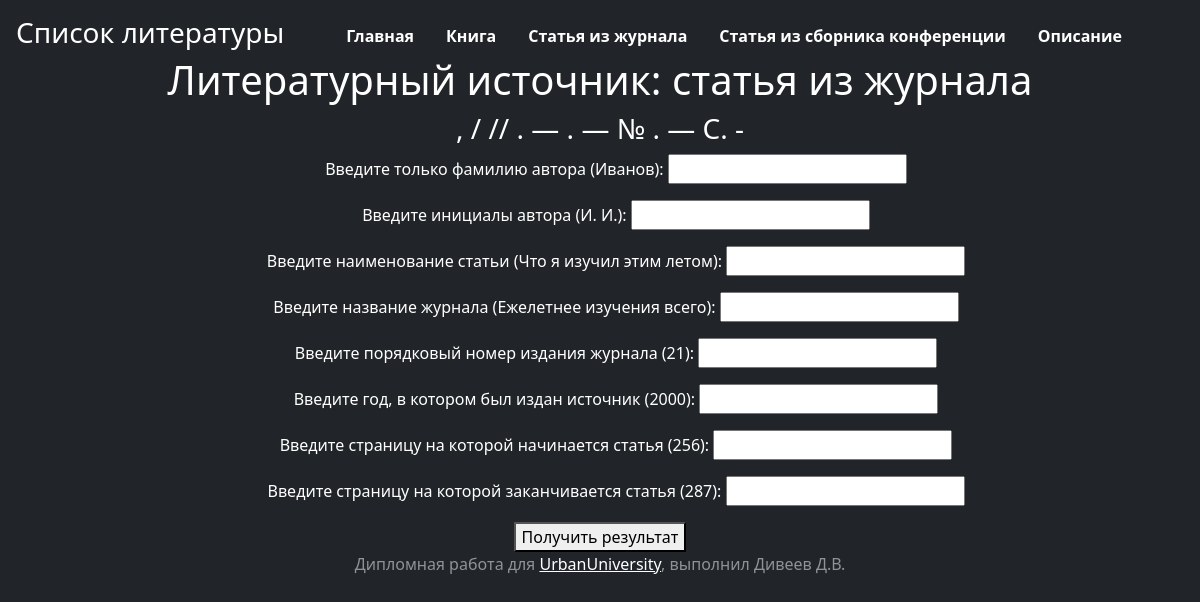
The page /journal_final on the database as committed earlier.
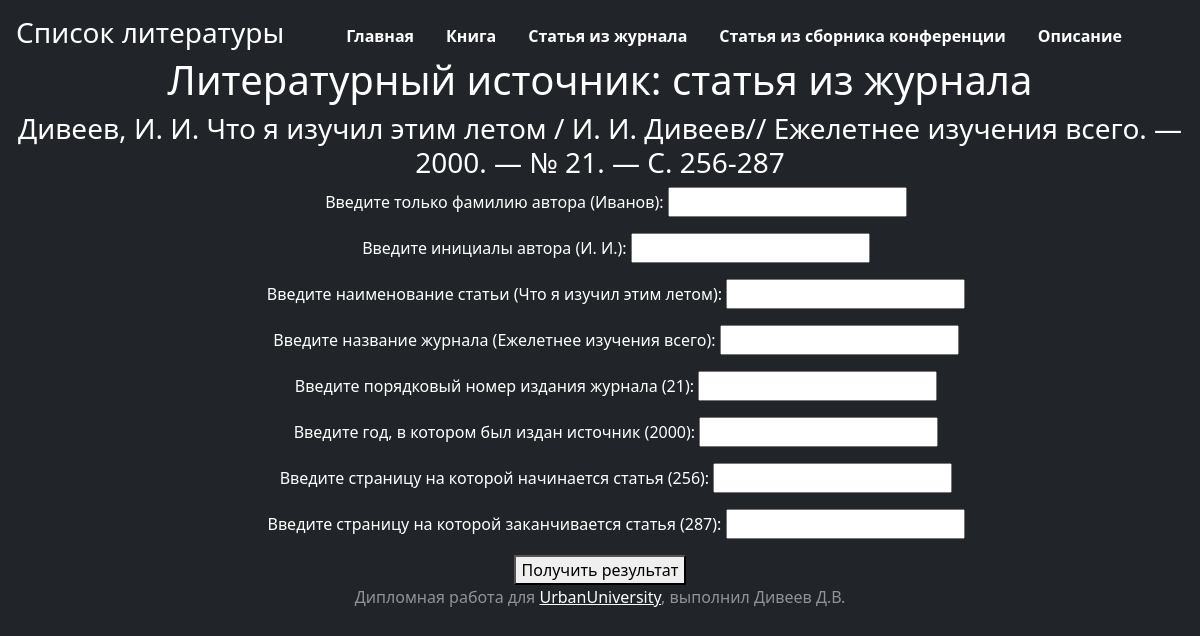
The same page on the database as committed later.
### app_flask.py (models this page shows)
class Journal(db.Model):
    id = db.Column(db.Integer, primary_key=True, index=True)
    author = db.Column(db.String(30), nullable=False)
    name_father_Author = db.Column(db.String(5), nullable=False)
    title = db.Column(db.Text, nullable=False)
    publisher = db.Column(db.String(20), nullable=False)
    number_tom = db.Column(db.Integer, nullable=False)
    year = db.Column(db.Integer, nullable=False)
    page_start = db.Column(db.Integer, nullable=False)
    page_end = db.Column(db.Integer, nullable=False)

### app_flask.py (the view)
@app.route('/journal_final')
def journal_final_page():
    journal = Journal.query.order_by(Journal.id).first()
    return render_template('journal_final.html', journal=journal)

### templates/journal_final.html (shortened to what this page needs)
{% extends "main.html" %}
{% block pagename %}
<h1>Литературный источник: статья из журнала</h1>
<h3>
  {{journal.author}}, {{journal.name_father_Author}} {{journal.title}} / {{journal.name_father_Author}} {{journal.author}}// {{journal.publisher}}. — {{journal.year}}. — № {{journal.number_tom}}. — С. {{journal.page_start}}-{{journal.page_end}}
</h3>
{% endblock %}
{% block content %}
<form method="post">
  <ul>
    <label for="author">Введите только фамилию автора (Иванов):</label>
    <input type="text" id="author" name="author" maxlength="30" required>
  </ul>
  <ul>
    <label for="name_father_Author">Введите инициалы автора (И. И.):</label>
    <input  type="text" id="name_father_Author" name="name_father_Author" maxlength="5" required>
  </ul>
  <ul>
    <label for="title">Введите наименование статьи (Что я изучил этим летом):</label>
    <input type="text" id="title" name="title" maxlength="200" required>
  </ul>
  <ul>
    <label for="publisher">Введите название журнала (Ежелетнее изучения всего):</label>
    <input type="text" id="publisher" name="publisher" maxlength="50" required>
  </ul>
  <ul>
    <label for="number_tom">Введите порядковый номер издания журнала (21):</label>
    <input type="number" id="number_tom" name="number_tom" maxlength="3" required>
  </ul>
  <ul>
    <label for="year">Введите год, в котором был издан источник (2000):</label>
    <input type="number" id="year" name="year" maxlength="4" required>
  </ul>
  <ul>
    <label for="page_start">Введите страницу на которой начинается статья (256):</label>
    <input type="number" id="page_start" name="page_start" maxlength="4" required>
  </ul>
  <ul>
    <label for="page_end">Введите страницу на которой заканчивается статья (287):</label>
    <input type="number" id="page_end" name="page_end" maxlength="4" required>
  </ul>
  <button type="submit">Получить результат</button>
</form>
{% endblock %}

### templates/main.html (shortened to what this page needs)
<!DOCTYPE html>
<html lang="ru">
<head>
    <link href="https://cdn.jsdelivr.net/npm/bootstrap@5.3.3/dist/css/bootstrap.min.css" rel="stylesheet">
</head>
<body class="d-flex h-100 text-center text-bg-dark">
    <div class="cover-container d-flex w-100 h-100 p-3 mx-auto flex-column">
        <header class="mb-auto">
        <div>
          <h3 class="float-md-start mb-0">Список литературы</h3>
          <nav class="d-inline-flex mt-2 mt-md-0 ms-md-auto">
            <a class="nav-link fw-bold py-2 px-3 active" aria-current="page" href="/">Главная</a>
            <a class="nav-link fw-bold py-2 px-3" href="/book">Книга</a>
            <a class="nav-link fw-bold py-2 px-3" href="/journal">Статья из журнала</a>
            <a class="nav-link fw-bold py-2 px-3" href="/conf">Статья из сборника конференции</a>
            <a class="nav-link fw-bold py-2 px-3" href="/descript">Описание</a>
          </nav>
        </div>
        </header>
        <main class="float-md-start mb-100">
            {% block pagename %}{% endblock %}
            {% block content %}{% endblock %}
        </main>
        <footer class="mt-auto text-white-50">
            <p>Дипломная работа для <a href="https://urban-university.ru/" class="text-white">UrbanUniversity</a>, выполнил Дивеев Д.В.</p>
        </footer>
    </div>
</body>
</html>

Rows that differ between the two databases and show on the page:
added Journal: author "Дивеев", name_father_Author "И. И.", title "Что я изучил этим летом", publisher "Ежелетнее изучения всего", year "2000", number_tom "21", page_start "256", page_end "287"
